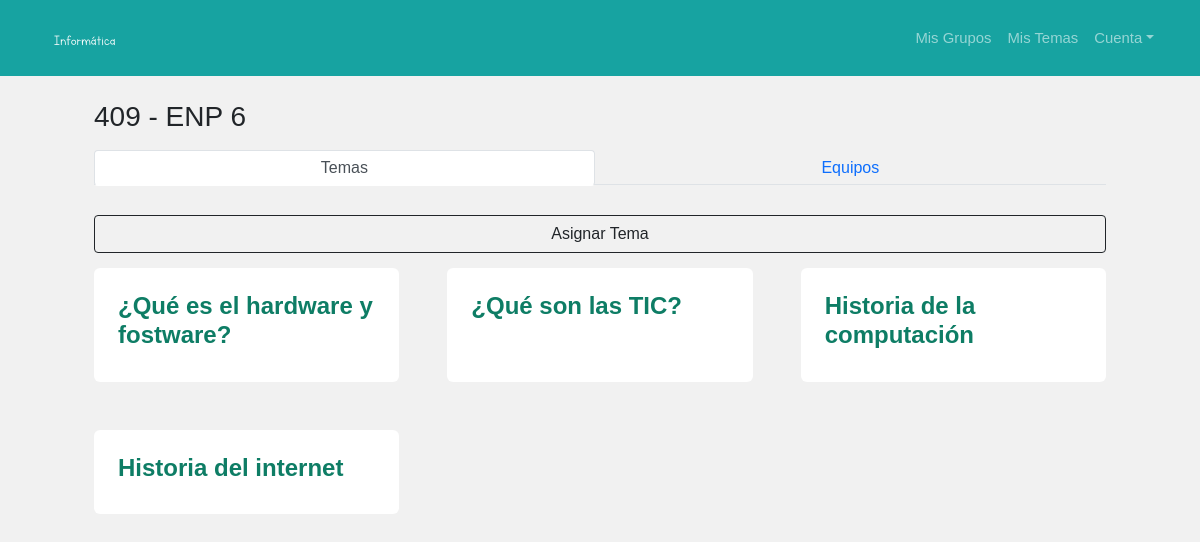
Screenshot of /profesor/Grupo/e136532 (signed in) with the database file from the repository.
### AMCE/models.py (models this page shows, shortened)
class Grupos(models.Model):
	codigo = models.CharField(max_length=10, primary_key=True)
	grupo = models.CharField(max_length=100)
	materia = models.CharField(max_length=100,null=True,blank=True,default=None)
	institucion = models.CharField(max_length=100,null=True,blank=True,default=None)
	user_id = models.ForeignKey(User, on_delete=models.CASCADE)

class Temas(models.Model):
	id_tema = models.AutoField(primary_key=True)
	nombre = models.CharField(max_length=100)
	user_id = models.ForeignKey(User, on_delete=models.CASCADE)

### AMCE/views.py (the view)
# urls.py: path('profesor/Grupo/<str:codigo>', views.ProfPaginaGrupo, name = 'ProfPaginaGrupo'),
@login_required
def ProfPaginaGrupo(request, codigo):
	current_user = get_object_or_404(User, pk=request.user.pk)
	grupo = Grupos.objects.filter(codigo=codigo)
	equipos = Equipos.objects.filter(codigo_materia_id=codigo)
	ids_equipos = equipos.values_list('id_equipo', flat=True)
	ids_temas = Asignar.objects.filter(id_equipo__in=ids_equipos).values_list('id_tema', flat=True)
	temas = Temas.objects.filter(id_tema__in=ids_temas)
	return render(request, 'profesor/PaginaGrupo.html', {'codigo':codigo, 'grupo':grupo[0], 'equipos':equipos, 'temas':temas})

### AMCE/templates/profesor/PaginaGrupo.html (shortened to what this page needs)
{% extends "profesor/base_mainpage.html" %}
{% load static %}
{% block header_ctxt %}
<div class="nav-bar-title navbar-brand"><p class="small-text">{{ grupo.materia }}</p></div>
{% endblock %}
{% block navbar_ctxt %}
    <li class="nav-item"><a class="nav-link" aria-current="page" href="{% url 'AMCE:ProfMisGrupos' %}">Mis Grupos</a></li>
    <li class="nav-item"><a class="nav-link" aria-current="page" href="{% url 'AMCE:ProfMisTemas' %}">Mis Temas</a></li>
{% endblock %}
{% block inner_content %}
    <h3 class="mb-3">{{ grupo.grupo }} - {{ grupo.institucion }}</h3>
    <ul class="nav nav-tabs nav-fill" id="myTab" role="tablist">
        <li class="nav-item" role="presentation">
            <button class="nav-link active" id="temas-tab" data-bs-toggle="tab" data-bs-target="#temas" type="button" role="tab" aria-controls="temas" aria-selected="true">Temas</button>
        </li>
        <li class="nav-item" role="presentation">
            <button class="nav-link" id="equipos-tab" data-bs-toggle="tab" data-bs-target="#equipos" type="button" role="tab" aria-controls="equipos" aria-selected="false">Equipos</button>
        </li>
    </ul>
    <div class="tab-content" id="myTabContent">
        <div class="tab-pane fade show active" id="temas" role="tabpanel" aria-labelledby="temas-tab">
            <a class=" btn btn-outline-dark btn-block"   href="{% url 'AMCE:ProfAsignarTemaGrupo' codigo=codigo %}" id="asignar_tema">Asignar Tema</a>
            <div class="row gx-4 gx-lg-5 row-cols-1 row-cols-md-2 row-cols-xl-3 justify-content">
                {% for t in temas %}
                <div class="col mb-5">
                    <a href="{% url 'AMCE:ProfTemaAsignado' codigo=codigo tema=t.id_tema%}">
                        <div class="card h-100" >
                            <div class="card-body p-4">
                                <div>
                                    <h4 class="fw-bolder">{{t.nombre}}</h4>
                                </div>
                            </div>
                        </div>
                    </a>
                </div>
                {% endfor %}
            </div>
        </div>
    </div>
{% endblock %}

### static/css/header.css (style rules this page uses)
.small-text { font-size: medium; }
p { display: inline; }

### static/css/feedStyle.css (style rules this page uses)
body { background: #FFFFFF; font-size: 62.5%; font-family: 'Varela Round', Helvetica, Arial, serif; }
p { font-size: 1rem; }
button { font-size: 1rem; color: white; padding: 0.4rem 1.4rem; border: none; background: #7A9D96; border-radius: 4px; cursor: pointer; }
a { font-size: .93rem; text-decoration: none; color: black; }

### static/css/cards.css (style rules this page uses)
.card { box-shadow: 0 4px 8px 0 rgba(0,0,0,0.2); transition: 0.3s; border-radius: 6px; }

### static/css/custom.css (style rules this page uses)
body { background-color: #f1f1f1; }
.nav-bar-title { font-family: 'Letter-for-learns'; font-size: 23pt; }
.card { color: #0E7D65; box-shadow: none; border: none; }
.card-body { padding: 2px; }

### rows the page displays
Grupos: materia "Informática", grupo "409", institucion "ENP 6"
Temas: nombre "¿Qué es el hardware y fostware?"
Temas: nombre "¿Qué son las TIC?"
Temas: nombre "Historia de la computación"
Temas: nombre "Historia del internet"
